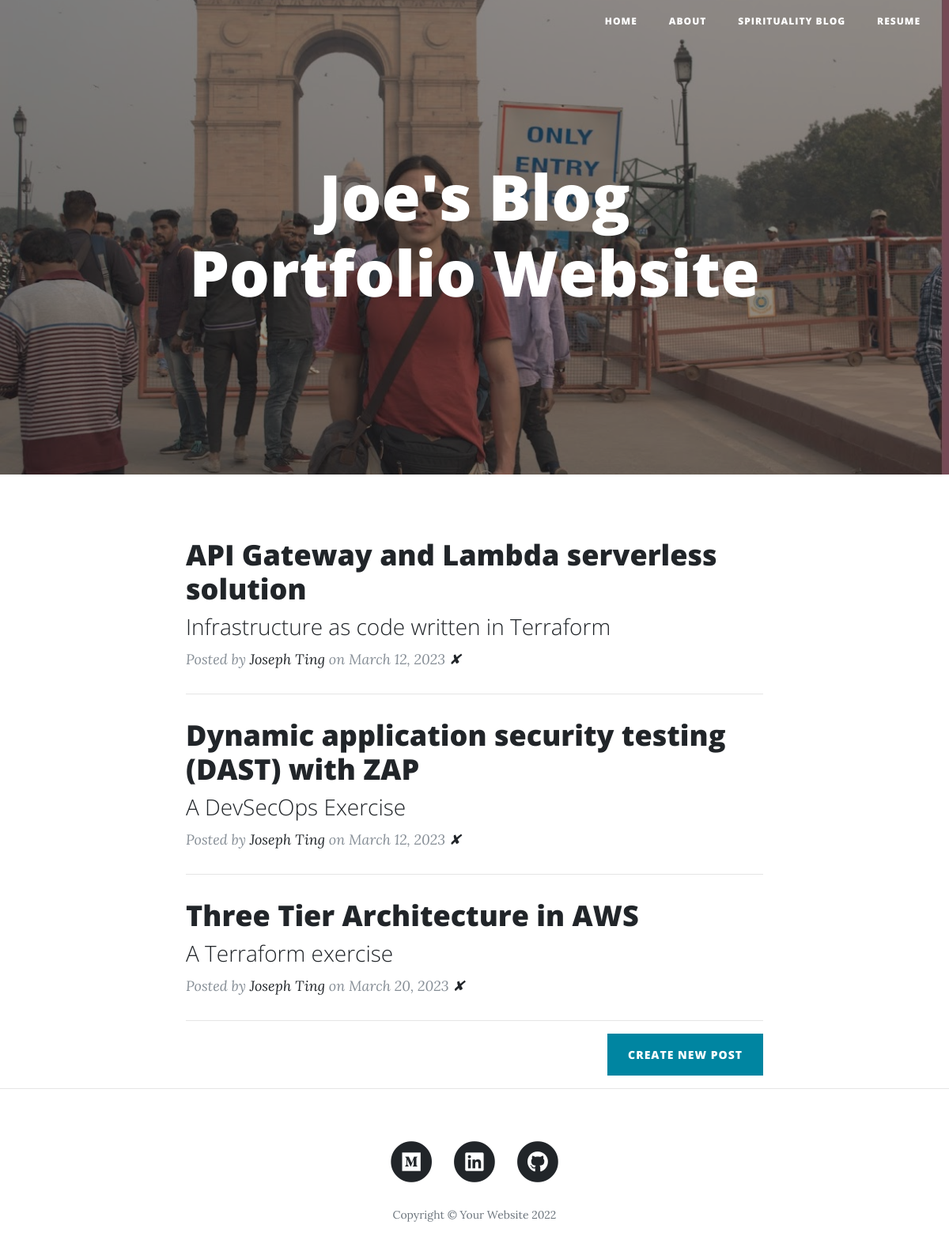
The page / on the database its author committed.
### main.py (models this page shows)
class BlogPost(db.Model):
    id = db.Column(db.Integer, primary_key=True)
    title = db.Column(db.String(250), unique=True, nullable=False)
    subtitle = db.Column(db.String(250), nullable=False)
    date = db.Column(db.String(250), nullable=False)
    body = db.Column(db.Text, nullable=False)
    author = db.Column(db.String(250), nullable=False)
    img_url = db.Column(db.String(250), nullable=False)

### main.py (the view)
@app.route('/')
def get_all_posts():
    posts = BlogPost.query.all()
    log('Homepage visited')
    return render_template("index.html", all_posts=posts)

### main.py (called while the page is built)
def log(message):
    ip_address = request.remote_addr
    log_entry = VisitorLog(ip_address=ip_address, message=message)
    db.session.add(log_entry)
    db.session.commit()

### templates/index.html
{% include "header.html" %}
  <header class="masthead" style="background-image: url({{ url_for('static', filename='img/indiagate.jpg')}})">
    <div class="overlay"></div>
    <div class="container">
      <div class="row">
        <div class="col-lg-8 col-md-10 mx-auto">
          <div class="site-heading">
            <h1>Joe's Blog Portfolio Website</h1>
          </div>
        </div>
      </div>
    </div>
  </header>
  <div class="container">
    <div class="row">
      <div class="col-lg-8 col-md-10 mx-auto">
        {% for post in all_posts %}
        <div class="post-preview">
          <a href="{{ url_for('show_post', post_id=post.id) }}">
            <h2 class="post-title">
              {{post.title}}
            </h2>
            <h3 class="post-subtitle">
              {{post.subtitle}}
            </h3>
          </a>
        <p class="post-meta">Posted by
           <a href="#">{{post.author}}</a>
           on {{post.date}}
           <a href="{{url_for('delete_post', post_id=post.id) }}">✘</a>
         </p>
        </div>
        <hr>
        {% endfor %}
        <div class="clearfix">
          <a class="btn btn-primary float-right" href="{{url_for('add_new_post')}}">Create New Post</a>
        </div>
      </div>
    </div>
  </div>
  <hr>
{% include "footer.html" %}

### templates/header.html (shortened to what this page needs)
<!DOCTYPE html>
<html lang="en">
<head>
  <link href="{{ url_for('static', filename='vendor/bootstrap/css/bootstrap.min.css') }}" rel="stylesheet">
  <link href="{{ url_for('static', filename='vendor/fontawesome-free/css/all.min.css')}}" rel="stylesheet" type="text/css">
  <link href="{{ url_for('static', filename='css/clean-blog.min.css')}}" rel="stylesheet">
</head>
<body>
  <nav class="navbar navbar-expand-lg navbar-light fixed-top" id="mainNav">
      <div class="collapse navbar-collapse" id="navbarResponsive">
        <ul class="navbar-nav ml-auto">
          <li class="nav-item">
            <a class="nav-link" href="/">Home</a>
          </li>
          <li class="nav-item">
            <a class="nav-link" href="/about">About</a>
          </li>
          <li class="nav-item">
            <a class="nav-link" href="/spirit">Spirituality Blog</a>
          </li>
          <li class="nav-item">
            <a class="nav-link" href="/resume">Resume</a>
          </li>
        </ul>
      </div>
  </nav>

### templates/footer.html (shortened to what this page needs)
  <footer>
    <div class="container">
      <div class="row">
        <div class="col-lg-8 col-md-10 mx-auto">
          <ul class="list-inline text-center">
            <li class="list-inline-item">
              <a href="https://medium.com/@josephting919">
                <span class="fa-stack fa-lg">
                  <i class="fas fa-circle fa-stack-2x"></i>
                  <i class="fab fa-medium fa-stack-1x fa-inverse"></i>
                </span>
              </a>
            </li>
            <li class="list-inline-item">
              <a href="https://www.linkedin.com/in/joseph-ting-925a01241/">
                <span class="fa-stack fa-lg">
                  <i class="fas fa-circle fa-stack-2x"></i>
                  <i class="fab fa-linkedin fa-stack-1x fa-inverse"></i>
                </span>
              </a>
            </li>
            <li class="list-inline-item">
              <a href="https://github.com/joeting19">
                <span class="fa-stack fa-lg">
                  <i class="fas fa-circle fa-stack-2x"></i>
                  <i class="fab fa-github fa-stack-1x fa-inverse"></i>
                </span>
              </a>
            </li>
          </ul>
          <p class="copyright text-muted">Copyright &copy; Your Website 2022</p>
        </div>
      </div>
    </div>
  </footer>
</body>
</html>

### rows shown on the page
BlogPost: title "API Gateway and Lambda serverless solution", subtitle "Infrastructure as code written in Terraform", author "Joseph Ting", date "March 12, 2023"
BlogPost: title "Dynamic application security testing (DAST) with ZAP", subtitle "A DevSecOps Exercise", author "Joseph Ting", date "March 12, 2023"
BlogPost: title "Three Tier Architecture in AWS", subtitle "A Terraform exercise", author "Joseph Ting", date "March 20, 2023"
